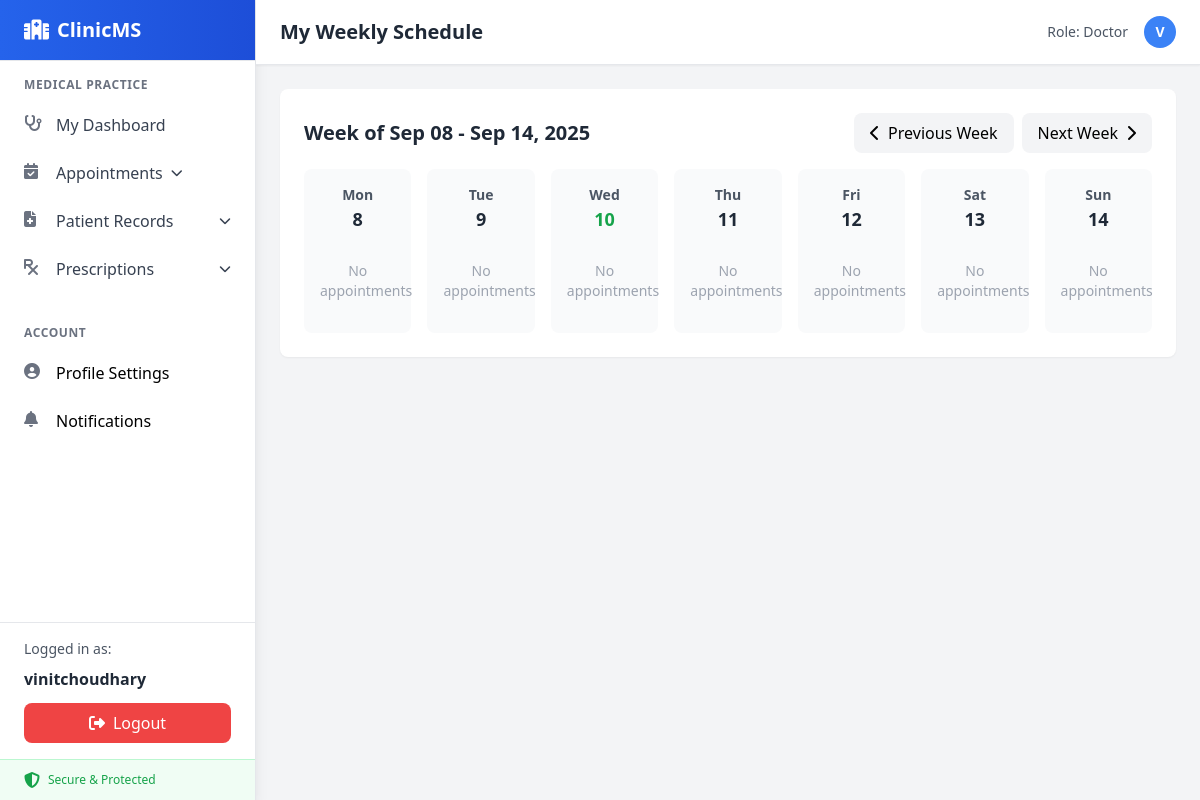
Page /doctor/schedule/ (signed in) on the committed database.
### users/models.py (models this page shows, shortened)
class User(AbstractUser):
    ROLE_CHOICES = [
        ('admin', 'Admin'),
        ('doctor', 'Doctor'),
        ('patient', 'Patient'),
    ]
    role = models.CharField(max_length=10, choices=ROLE_CHOICES, default="patient")
    specialization = models.CharField(max_length=100, blank=True, null=True)  # Only for doctors

### users/views.py (the view)
# urls.py: path("doctor/schedule/", user_views.doctor_schedule, name="doctor_schedule"),
@login_required
def doctor_schedule(request):
    if request.user.role != 'doctor':
        messages.error(request, "Access denied.")
        return redirect('dashboard_doctor')
    today = timezone.now().date()
    week_start = today - timedelta(days=today.weekday())
    week_end = week_start + timedelta(days=6)
    appointments = Appointment.objects.filter(
        doctor=request.user,
        appointment_datetime__date__range=[week_start, week_end]
    ).select_related('patient').order_by('appointment_datetime')
    schedule_by_day = {}
    for i in range(7):
        day = week_start + timedelta(days=i)
        schedule_by_day[day] = appointments.filter(appointment_datetime__date=day)
    context = {
        'schedule_by_day': schedule_by_day,
        'week_start': week_start,
        'week_end': week_end,
        'today': today
    }
    return render(request, 'users/doctor_schedule.html', context)

### users/templates/users/doctor_schedule.html (shortened to what this page needs)
{% extends "base.html" %}
{% block header %}My Weekly Schedule{% endblock %}
{% block content %}
<div class="space-y-6">
  <div class="bg-white rounded-lg shadow-sm p-6">
    <div class="flex items-center justify-between mb-4">
      <h2 class="text-xl font-semibold text-gray-800">
        Week of {{ week_start|date:"M d" }} - {{ week_end|date:"M d, Y" }}
      </h2>
      <div class="flex space-x-2">
        <button class="px-4 py-2 bg-gray-100 hover:bg-gray-200 rounded-lg transition-colors">
          <i class="fa-solid fa-chevron-left mr-2"></i>Previous Week
        </button>
        <button class="px-4 py-2 bg-gray-100 hover:bg-gray-200 rounded-lg transition-colors">
          Next Week<i class="fa-solid fa-chevron-right ml-2"></i>
        </button>
      </div>
    </div>
    <div class="grid grid-cols-7 gap-4">
      {% for day, appointments in schedule_by_day.items %}
        <div class="bg-gray-50 rounded-lg p-4">
          <div class="text-center mb-3">
            <div class="text-sm font-semibold text-gray-600">{{ day|date:"D" }}</div>
            <div class="text-lg font-bold {% if day == today %}text-green-600{% else %}text-gray-800{% endif %}">
              {{ day|date:"j" }}
            </div>
          </div>
          <div class="space-y-2">
            {% for appointment in appointments %}
              <div class="bg-white rounded p-2 border-l-4 {% if appointment.status == 'pending' %}border-yellow-400{% elif appointment.status == 'completed' %}border-green-400{% else %}border-gray-400{% endif %}">
                <div class="text-xs font-semibold text-gray-600">
                  {{ appointment.appointment_datetime|date:"H:i" }}
                </div>
                <div class="text-sm text-gray-800 truncate">
                  {{ appointment.patient.username }}
                </div>
                <div class="text-xs text-gray-500">
                  {{ appointment.appointment_type }}
                </div>
              </div>
            {% empty %}
              <div class="text-sm text-gray-400 text-center py-4">
                No appointments
              </div>
            {% endfor %}
          </div>
        </div>
      {% endfor %}
    </div>
  </div>
</div>
{% endblock %}

### users/templates/base.html (shortened to what this page needs)
<!DOCTYPE html>
<html lang="en">
  <head>
    <script src="https://cdn.tailwindcss.com"></script>
  </head>
  <body class="bg-gray-100 font-sans">
    <div class="flex h-screen">
      <aside class="w-64 bg-white shadow-lg border-r border-gray-200 flex flex-col">
        <div class="px-6 py-4 border-b border-gray-200 bg-gradient-to-r from-blue-600 to-blue-700">
          <div class="flex items-center space-x-2 text-white">
            <i class="fa-solid fa-hospital text-xl"></i>
            <span class="text-xl font-bold">ClinicMS</span>
          </div>
        </div>
        <nav class="flex-1 overflow-y-auto">
          <ul class="py-2">
            {% if user.is_authenticated %}
              {% if user.role == "admin" %}
                <li class="px-6 py-2 text-xs font-semibold text-gray-500 uppercase tracking-wider">Administration</li>
                <li>
                  <a href="{% url 'dashboard_admin' %}" class="flex items-center px-6 py-3 text-gray-700 hover:bg-gray-50 hover:text-blue-600 transition-colors duration-200">
                    <i class="fa-solid fa-tachometer-alt w-5 h-5 mr-3 text-gray-500"></i>
                    <span>Dashboard</span>
                  </a>
                </li>
                <li>
                  <a href="/admin/" class="flex items-center px-6 py-3 text-gray-700 hover:bg-gray-50 hover:text-blue-600 transition-colors duration-200">
                    <i class="fa-solid fa-user-gear w-5 h-5 mr-3 text-gray-500"></i>
                    <span>Admin Panel</span>
                    <span class="ml-auto bg-blue-500 text-white text-xs px-2 py-1 rounded-full">NEW</span>
                  </a>
                </li>
                <li class="nav-group">
                  <a href="#" class="nav-group-toggle flex items-center px-6 py-3 text-gray-700 hover:bg-gray-50 hover:text-blue-600 transition-colors duration-200" onclick="toggleDropdown(this, event)">
                    <i class="fa-solid fa-users w-5 h-5 mr-3 text-gray-500"></i>
                    <span>User Management</span>
                    <i class="fa-solid fa-chevron-down ml-auto text-xs transition-transform duration-200"></i>
                  </a>
                  <ul class="nav-group-items hidden bg-gray-50">
                    <li>
                      <a href="#" class="flex items-center px-6 py-2 pl-12 text-sm text-gray-600 hover:text-blue-600 transition-colors duration-200">
                        <span class="w-2 h-2 bg-gray-400 rounded-full mr-3"></span>
                        <span>Manage Doctors</span>
                      </a>
                    </li>
                    <li>
                      <a href="#" class="flex items-center px-6 py-2 pl-12 text-sm text-gray-600 hover:text-blue-600 transition-colors duration-200">
                        <span class="w-2 h-2 bg-gray-400 rounded-full mr-3"></span>
                        <span>Manage Patients</span>
                      </a>
                    </li>
                  </ul>
                </li>
                <li>
                  <a href="#" class="flex items-center px-6 py-3 text-gray-700 hover:bg-gray-50 hover:text-blue-600 transition-colors duration-200">
                    <i class="fa-solid fa-chart-bar w-5 h-5 mr-3 text-gray-500"></i>
                    <span>Analytics</span>
                  </a>
                </li>
              {% elif user.role == "doctor" %}
                <li class="px-6 py-2 text-xs font-semibold text-gray-500 uppercase tracking-wider">Medical Practice</li>
                <li>
                  <a href="{% url 'dashboard_doctor' %}" class="flex items-center px-6 py-3 text-gray-700 hover:bg-gray-50 hover:text-green-600 transition-colors duration-200">
                    <i class="fa-solid fa-stethoscope w-5 h-5 mr-3 text-gray-500"></i>
                    <span>My Dashboard</span>
                  </a>
                </li>
                <li class="nav-group">
                  <a href="#" class="nav-group-toggle flex items-center px-6 py-3 text-gray-700 hover:bg-gray-50 hover:text-green-600 transition-colors duration-200" onclick="toggleDropdown(this, event)">
                    <i class="fa-solid fa-calendar-check w-5 h-5 mr-3 text-gray-500"></i>
                    <span>Appointments</span>
                    <i class="fa-solid fa-chevron-down ml-2 text-xs transition-transform duration-200"></i>
                  </a>
                </li>
                <li class="nav-group">
                  <a href="#" class="nav-group-toggle flex items-center px-6 py-3 text-gray-700 hover:bg-gray-50 hover:text-green-600 transition-colors duration-200" onclick="toggleDropdown(this, event)">
                    <i class="fa-solid fa-file-medical w-5 h-5 mr-3 text-gray-500"></i>
                    <span>Patient Records</span>
                    <i class="fa-solid fa-chevron-down ml-auto text-xs transition-transform duration-200"></i>
                  </a>
                </li>
                <li class="nav-group">
                  <a href="#" class="nav-group-toggle flex items-center px-6 py-3 text-gray-700 hover:bg-gray-50 hover:text-green-600 transition-colors duration-200" onclick="toggleDropdown(this, event)">
                    <i class="fa-solid fa-prescription w-5 h-5 mr-3 text-gray-500"></i>
                    <span>Prescriptions</span>
                    <i class="fa-solid fa-chevron-down ml-auto text-xs transition-transform duration-200"></i>
                  </a>
                </li>
              {% endif %}
              <li class="px-6 py-2 text-xs font-semibold text-gray-500 uppercase tracking-wider mt-6">Account</li>
              {% if user.role == "doctor" %}
                <li>
                  <a href="{% url 'doctor_profile' %}" class="flex items-center px-6 py-3 ...">
                    <i class="fa-solid fa-user-circle w-5 h-5 mr-3 text-gray-500"></i>
                    <span>Profile Settings</span>
                  </a>
                </li>
                <li>
                  <a href=" #" id="notification-link" class="flex items-center px-6 py-3 ...">
                    <i class="fa-solid fa-bell w-5 h-5 mr-3 text-gray-500"></i>
                    <span>Notifications</span>
                  </a>
                </li>
              {% endif %}
            {% endif %}
          </ul>
        </nav>
        <div class="border-t border-gray-200 mt-auto">
          {% if user.is_authenticated %}
            <div class="px-6 py-4">
              <div class="text-sm text-gray-600 mb-2">Logged in as:</div>
              <div class="font-semibold text-gray-800 mb-3">{{ user.username }}</div>
              <a
                href="{% url 'logout' %}"
                class="flex items-center justify-center w-full bg-red-500 hover:bg-red-600 text-white py-2 px-4 rounded-lg transition-colors duration-200"
              >
                <i class="fa-solid fa-sign-out-alt mr-2"></i>
                Logout
              </a>
            </div>
          {% endif %}
          <div class="px-6 py-3 bg-green-50 border-t border-green-200">
            <div class="flex items-center text-green-600">
              <i class="fa-solid fa-shield-alt w-4 h-4 mr-2"></i>
              <span class="text-xs font-medium">Secure & Protected</span>
            </div>
          </div>
        </div>
      </aside>
      <main class="flex-1 flex flex-col">
        <header class="bg-white shadow-sm border-b border-gray-200 px-6 py-4 flex justify-between items-center">
          <h1 class="text-xl font-semibold text-gray-800">
            {% block header %}{% endblock %}
          </h1>
          {% if user.is_authenticated %}
          <div class="flex items-center space-x-4">
            <span class="text-sm text-gray-600">Role: {{ user.role|title }}</span>
            <div class="w-8 h-8 bg-blue-500 rounded-full flex items-center justify-center">
              <span class="text-white text-sm font-semibold">{{ user.username|first|upper }}</span>
            </div>
          </div>
          {% endif %}
        </header>
        <div class="flex-1 overflow-y-auto p-6">
          {% block content %}{% endblock %}
        </div>
      </main>
    </div>
  </body>
</html>

### rows in the picture
User: username "vinitchoudhary", role "Doctor", username|first "V"

### other values in the picture
{{ week_start|date:"M d" }} "Sep 08"
{{ week_end|date:"M d, Y" }} "Sep 14, 2025"
{{ day|date:"D" }} "Mon" "Tue" "Wed" "Thu" "Fri" "Sat" "Sun"
{{ day|date:"j" }} "8" "9" "10" "11" "12" "13" "14"
